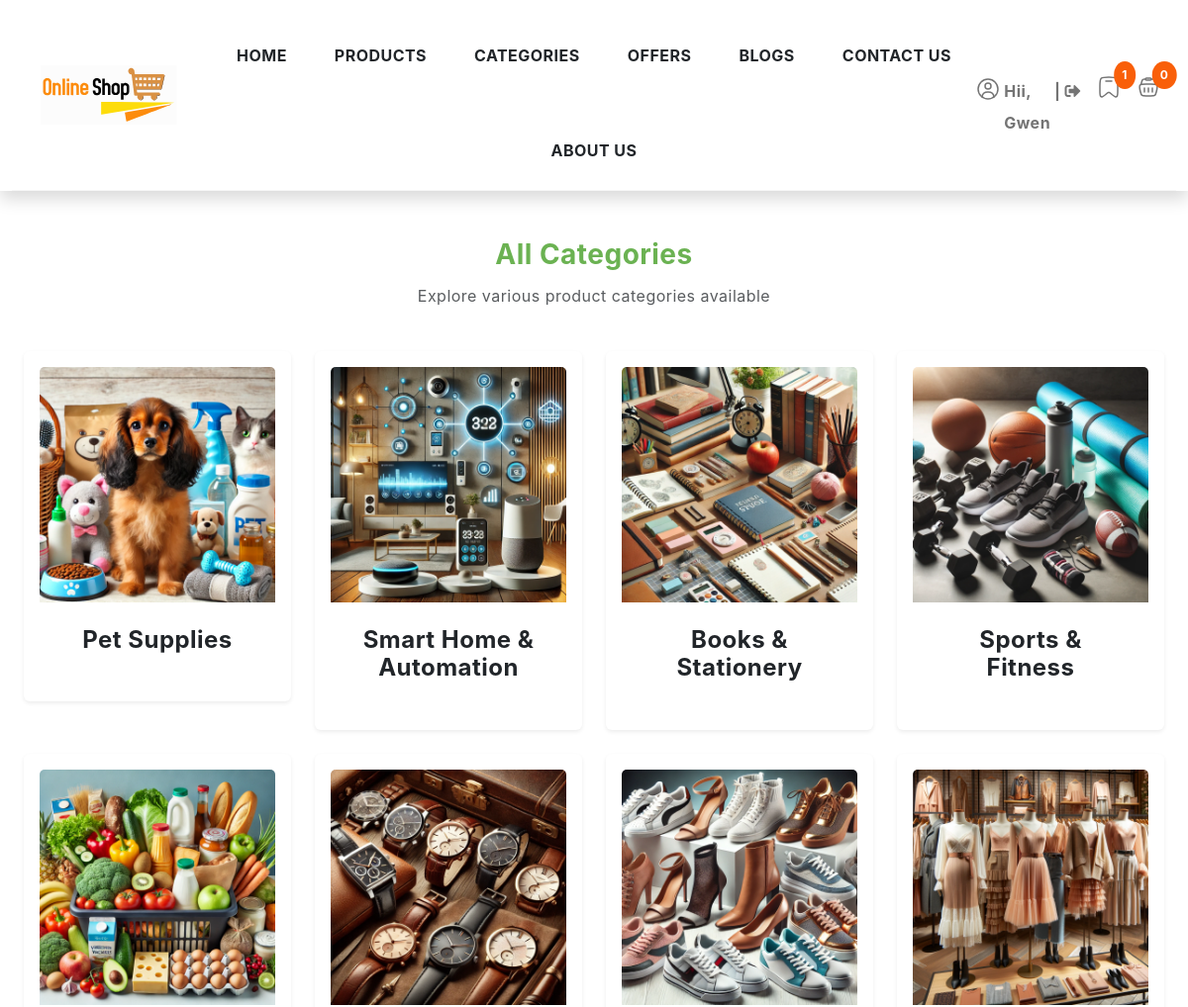
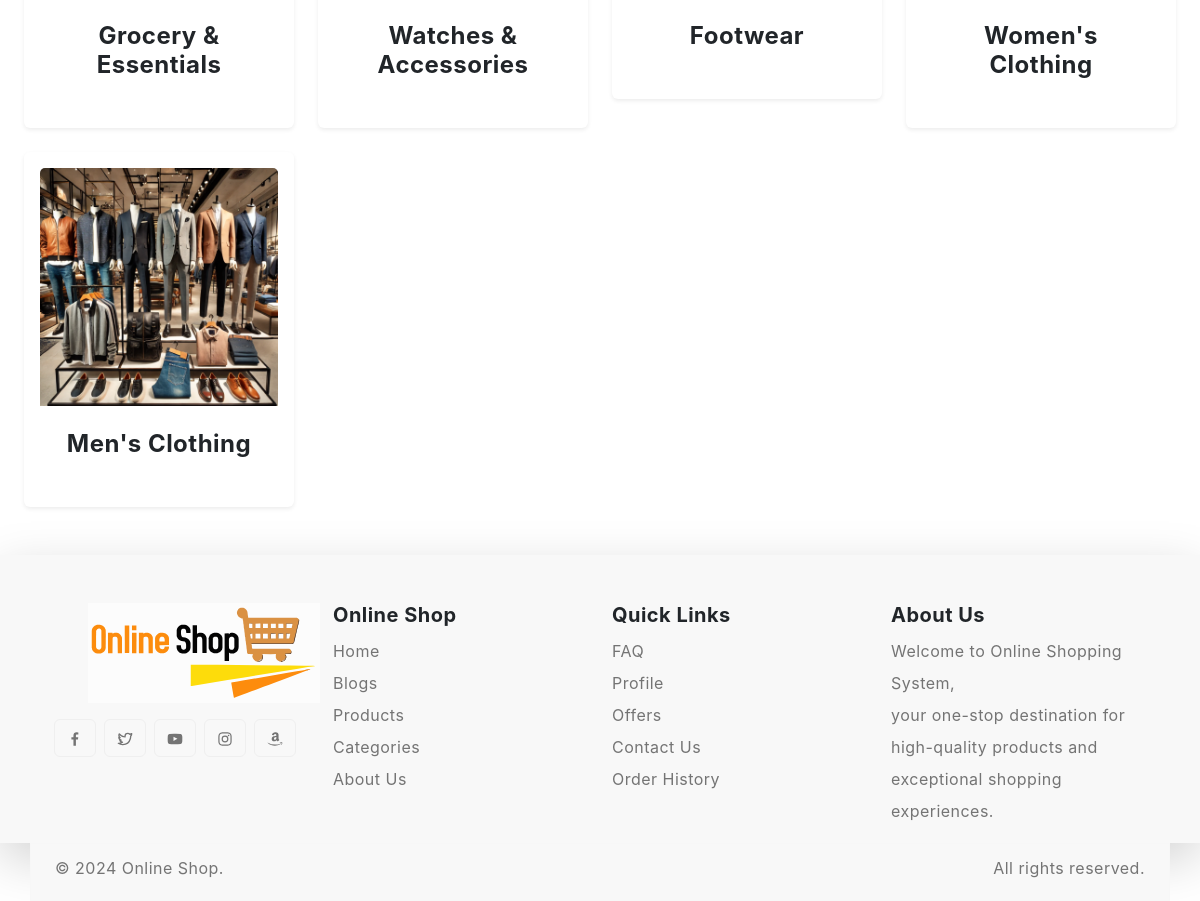
The page /categories.php (signed in) on the database its author committed (2 pictures, top to bottom).
### tables this page shows
CREATE TABLE `tbl_category` (
  `category_id` int(11) NOT NULL,
  `category_name` varchar(255) NOT NULL,
  `category_image` varchar(255) DEFAULT NULL,
  `category_status` int(11) DEFAULT 1,
  `created_at` timestamp NOT NULL DEFAULT current_timestamp()
);

### categories.php (the view)
<?php
include "config/connection.php";
include "component/header.php";
$selectQuery = "SELECT * FROM `tbl_category` WHERE `category_status` = 1 ORDER BY `created_at` DESC";
$result = mysqli_query($conn, $selectQuery);
?>
<div class="content-wrapper p-4">
    <div class="card border-0 text-center p-4">
        <h3 class="font-weight-bold text-primary">All Categories</h3>
        <p class="text-muted">Explore various product categories available</p>
    </div>
    <div class="card-body">
        <div class="row">
            <?php while ($category = mysqli_fetch_array($result)) { ?>
                <div class="col-md-3 mb-4">
                    <div class="category-item card border-0 shadow-sm p-3 rounded-lg hover-zoom">
                        <div class="image-holder position-relative overflow-hidden rounded-lg">
                            <a href="products.php?category_id=<?= $category['category_id'] ?>">
                                <img src="admin/uploads/categories/<?= $category['category_image'] == null ? 'no_img.png' : $category['category_image'] ?>"
                                     alt="<?= htmlspecialchars($category['category_name']) ?>"
                                     class="card-img-top w-100">
                            </a>
                        </div>
                        <div class="card-body p-4 text-center">
                            <h4 class="category-title">
                                <a href="products.php?category_id=<?= $category['category_id'] ?>"
                                   class="text-decoration-none text-dark fw-bold"><?= htmlspecialchars($category['category_name']) ?></a>
                            </h4>
                        </div>
                    </div>
                </div>
            <?php } ?>
        </div>
    </div>
</div>
<?php
include "component/footer.php";
?>

### style.css (style rules this page uses)
body { --heading-font : "Inter", sans-serif; --bs-link-color: #333; --bs-link-hover-color:#333; --bs-link-color-rgb: 40,40,40; --bs-link-hover-color-rgb: 0,0,0; --bs-light-rgb: 248, 248, 248; --bs-font-sans-serif: "Inter", sans-serif; --bs-body-font-family: var(--bs-font-sans-serif); --bs-body-font-size: 1rem; --bs-body-font-weight: 400; --bs-body-line-height: 2; --bs-body-color: #747474; --bs-primary: #6BB252; --bs-primary-rgb: 107, 178, 82; --bs-secondary: #364127; --bs-secondary-rgb: 54, 65, 39; --bs-danger: #F95F09; --bs-danger-rgb: 249, 95, 9; --bs-success: #a3be4c; --bs-success-rgb: 163, 190, 76; --bs-primary-bg-subtle: #FFF9EB; --bs-success-bg-subtle: #eef5e5; --bs-border-color: #F7F7F7; }
body { letter-spacing: 0.03em; }
h1,h2,h3,h4,h5,h6 { font-family: var(--heading-font); color: var(--bs-dark); font-weight: 700; }

### rows shown on the page
tbl_category: category_image (picture), category_name "Pet Supplies"
tbl_category: category_image (picture), category_name "Smart Home & Automation"
tbl_category: category_image (picture), category_name "Books & Stationery"
tbl_category: category_image (picture), category_name "Sports & Fitness"
tbl_category: category_image (picture), category_name "Grocery & Essentials"
tbl_category: category_image (picture), category_name "Watches & Accessories"
tbl_category: category_image (picture), category_name "Footwear"
tbl_category: category_image (picture), category_name "Women's Clothing"
tbl_category: category_image (picture), category_name "Men's Clothing"

### other values the page prints
substr(strip_tags(($username)),0,5) "Gwen"
count($wishlistItems) "1"
count($cartItems) "0"
